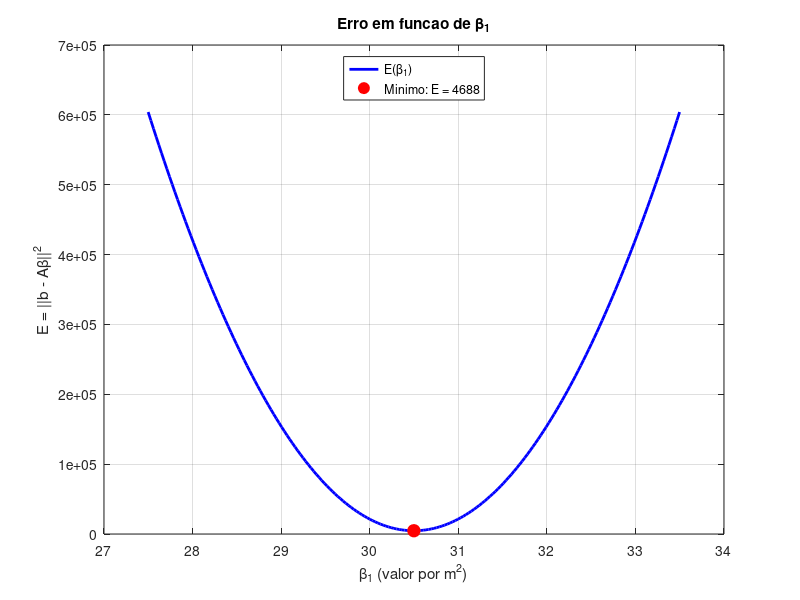
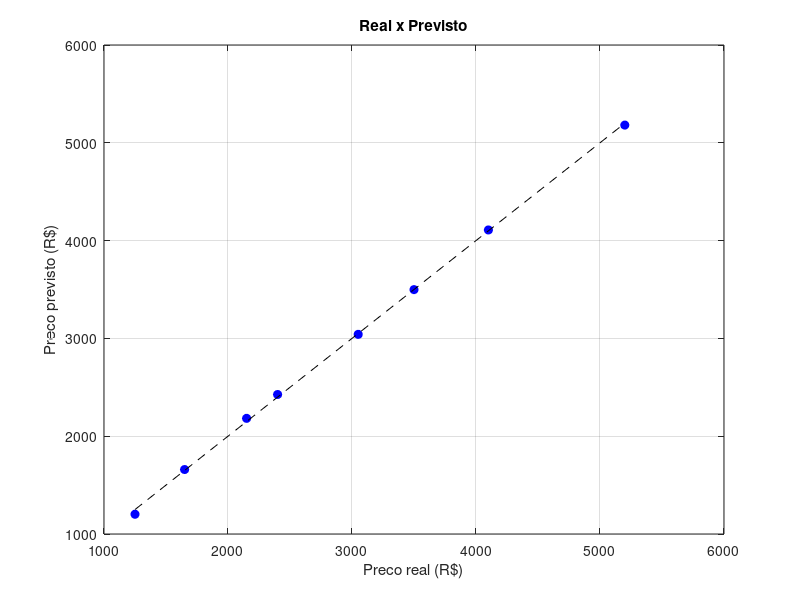

The MATLAB source for these figures, in order:
# Regressao linear multipla passo a passo (Equacoes Normais)
# Modelo: y = b0 + b1*Area + b2*Quartos
clear; clc;
format short g;

# 1. Dados de 8 imoveis (Area em m², Numero de quartos, Aluguel em R$)
areas  = [35; 50; 62; 70; 85; 100; 120; 150];
quartos = [ 1;  1;  2;  2;  3;   3;   3;   4];
precos   = [1250; 1650; 2150; 2400; 3050; 3500; 4100; 5200];

n = length(areas);
A = [ones(n,1), areas, quartos];   # coluna de 1s = intercepto
b = precos;

printf("Matriz A (%dx%d) e Vetor b (%dx1):\n", rows(A), columns(A), rows(b));
A
b

#Passo 1: A^T A 
printf("\nPasso 1: Calcular A^T A (Matriz 3x3)\n");
AtA = A' * A
printf("(Onde %d e o numero de imoveis, %d e a soma das areas, %d a soma dos quartos, etc.)\n", ...
       AtA(1,1), AtA(1,2), AtA(1,3));

# Passo 2: A^T b 
printf("\nPasso 2: Calcular A^T b (Vetor 3x1)\n");
Atb = A' * b

# Passo 3: resolver o sistema
printf("\nPasso 3: Resolver o sistema (Equacoes Normais)  (A^T A) * beta = A^T b\n");
beta = AtA \ Atb
printf("beta0 = %.2f  (Intercepto)\n",        beta(1));
printf("beta1 = %.2f  (Valor por m^2)\n",     beta(2));
printf("beta2 = %.2f  (Valor por quarto)\n",  beta(3));

#Passo 4: modelo ajustado 
printf("\nPasso 4: O Modelo Ajustado\n");
printf("y = %.2f + %.2f * (Area) + %.2f * (Quartos)\n", beta(1), beta(2), beta(3));

#Passo 5: previsao
area_nova   = 90;
quartos_novo = 2;
printf("\nPasso 5: Fazendo a Previsao\n");
printf("Imovel com %d m^2 e %d quartos:\n\n", area_nova, quartos_novo);
printf("y = %.2f + %.2f * (%d) + %.2f * (%d)\n", beta(1), beta(2), area_nova, beta(3), quartos_novo);
printf("y = %.2f + %.2f + %.2f\n", beta(1), beta(2)*area_nova, beta(3)*quartos_novo);
y = beta(1) + beta(2)*area_nova + beta(3)*quartos_novo;
printf("Previsao = R$ %.2f\n", y);

# Passo 6: erro 
printf("\nPasso 6: Calcular o Erro  E = || b - A*beta ||^2\n");
printf("Como nao ha solucao exata (A*x = b), medimos a qualidade da aproximacao\n");
printf("pela norma euclidiana ao quadrado (o quadrado elimina a raiz e facilita a minimizacao).\n\n");

b_prev = A * beta;          # A*beta (precos previstos)
r      = b - b_prev;        # residuo (vetor erro)

printf("r = b - A*beta (residuo) =\n");          r
printf("r.^2 (erro quadratico de cada imovel) =\n"); r.^2

E = r' * r;                 # ||b - A*beta||^2
printf("E = ||b - A*beta||^2 = %.4f\n", E);
printf("||b - A*beta||       = %.4f\n", sqrt(E));
printf("Erro quadratico medio (E/n)     = %.4f\n", E/n);
printf("Raiz do erro quad. medio (RMSE) = R$ %.2f\n", sqrt(E/n));

# Graficos do erro 
figure;
b1 = linspace(beta(2)-3, beta(2)+3, 200);
Ecurva = zeros(size(b1));
for k = 1:length(b1)
  rk = b - A * [beta(1); b1(k); beta(3)];
  Ecurva(k) = rk' * rk;
end
plot(b1, Ecurva, 'b-', 'linewidth', 2); hold on;
plot(beta(2), E, 'ro', 'markerfacecolor', 'r', 'markersize', 9);
xlabel('\beta_1 (valor por m^2)'); ylabel('E = ||b - A\beta||^2');
title('Erro em funcao de \beta_1');
legend('E(\beta_1)', sprintf('Minimo: E = %.0f', E), 'location', 'north');
grid on; hold off;

figure(2);
y_prev = A * beta;
plot(precos, y_prev, 'bo', 'markerfacecolor', 'b'); hold on;
plot([min(precos) max(precos)], [min(precos) max(precos)], 'k--');
xlabel('Preco real (R$)'); ylabel('Preco previsto (R$)');
title('Real x Previsto'); grid on; hold off;

disp('Pressione Enter para fechar as figuras...');
pause;
